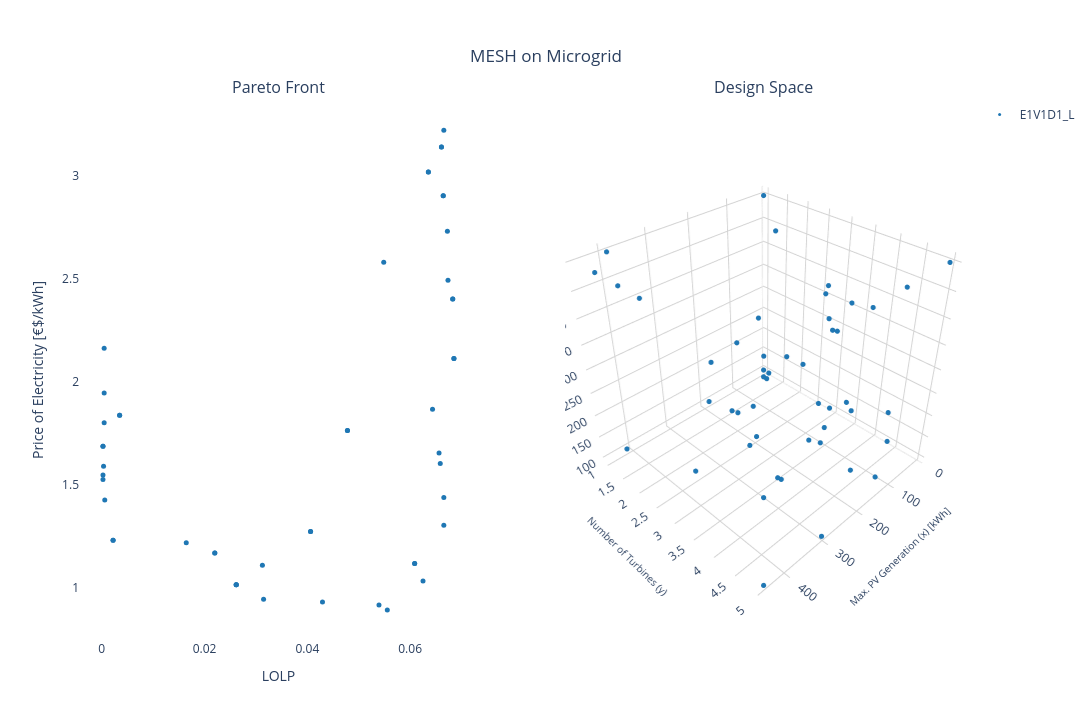

Notebook code for this chart:
### Markdown cell above
#### Plotting MESH - 2D:

### Code cell
# Creating a subplot
fig = make_subplots(rows=1, cols=2, subplot_titles=("Pareto Front", "Design Space"), specs=[[{'type': 'scatter'}, {'type': 'scatter3d'}]])

for i in range(num_dataset):
    fig.add_trace(pareto_front[i], row=1, col=1)
    fig.add_trace(design_space[i], row=1, col=2)

# Setting layout
fig.update_layout(
    showlegend=True,
    # 2D layout
    xaxis=dict(
        title=dict(text='LOLP', font=dict(size=14)),
        #title=dict(text='Price of Electricity [€$/kWh]', font=dict(size=14)),
    ),
    yaxis=dict(
        title=dict(text='Price of Electricity [€$/kWh]', font=dict(size=14)),
        #title=dict(text='(-1) Renewable Factor', font=dict(size=14)),
    ),
    # 3D layout
    scene=dict(
        camera=dict(
          eye=dict(x=1.5,y=1.5,z=1.5)
        ),
        xaxis=dict(
            title=dict(text='Max. PV Generation (x) [kWh]', font=dict(size=10)),
            backgroundcolor='white',  # X-axis background
            gridcolor='lightgray',    # Grid color on X axis 
            showbackground=True       # Show background
        ),
        yaxis=dict(
            title=dict(text='Number of Turbines (y)', font=dict(size=10)),
            backgroundcolor='white',  # Y-axis background
            gridcolor='lightgray',    # Grid color on Y axis
            showbackground=True       # Show background
        ),
        zaxis=dict(
            title=dict(text='Battery Capacity (z) [kWh]', font=dict(size=10)),
            backgroundcolor='white',  # Z-axis background
            gridcolor='lightgray',    # Grid color on Z axis
            showbackground=True       # Show background
        )
    ),
    title=dict(
        text='MESH on Microgrid',
        x=0.5,  # Centering the title
        xanchor='center',
        yanchor='top'
    ),
    #margin=dict(l=0, r=0, b=0, t=0), # Rearrange the margin
    width=1520,   # Figure width (pixels)
    height=720,  # Figure height (pixels)
    paper_bgcolor="white",
    plot_bgcolor='white'
)

# Showing the figure
fig.show()

### Figure 1 — Plotly figure (JSON) as saved in the notebook; plotly's stock layout.template omitted (floating-point values rounded to 4 significant figures)
{"data": [{"marker": {"color": "#1f77b4", "size": 5}, "mode": "markers", "name": "E1V1D1", "showlegend": false, "type": "scatter", "x": [0.06435, 0.06829, 0.06586, 0.06609, 0.06088, 0.06563, 0.0002315, 0.0002315, 0.06655, 0.06644, 0.002199, 0.02616, 0.02616, 0.0003472, 0.06609, 0.06354, 0.0625, 0.06852, 0.06354, 0.02199, 0.06644, 0.06655, 0.000463, 0.06088, 0.02616, 0.04063, 0.06736, 0.0478, 0.06829, 0.002199, 0.05394, 0.03125, 0.04063, 0.003472, 0.06725, 0.0478, 0.0005787, 0.03148, 0.04294, 0.02199, 0.000463, 0.003472, 0.000463, 0.05486, 0.01644, 0.05556, 0.0002315, 0.06852, 0.0002315, 0.06655], "xaxis": "x", "y": [1.868, 2.403, 1.604, 3.14, 1.118, 1.655, 1.549, 1.688, 1.439, 2.904, 1.232, 1.016, 1.016, 1.591, 3.14, 3.018, 1.034, 2.114, 3.018, 1.169, 2.904, 1.305, 1.802, 1.118, 1.016, 1.274, 2.494, 1.764, 2.403, 1.232, 0.918, 1.11, 1.274, 1.838, 2.731, 1.764, 1.427, 0.945, 0.9323, 1.169, 1.946, 1.838, 2.163, 2.581, 1.22, 0.8938, 1.526, 2.114, 1.688, 3.222], "yaxis": "y"}, {"marker": {"color": "#1f77b4", "size": 3}, "mode": "markers", "name": "E1V1D1_L", "scene": "scene", "type": "scatter3d", "x": [404.9, 448.5, 450, 392.0, 225.4, 350.6, 10, 186.8, 383.3, 450, 450, 354.9, 450, 10, 450, 198.4, 413.9, 406.9, 450, 10, 423.8, 360.1, 25.81, 10, 105.0, 10, 402.5, 126.2, 10, 62.48, 136.1, 151.0, 117.4, 450, 366.1, 10, 51.22, 113.5, 127.3, 95.91, 27.94, 65.91, 47.02, 133.2, 95.88, 302.6, 10, 10, 26.7, 450], "y": [4.452, 4.407, 5, 1, 4.943, 3.535, 3.46, 1, 4.684, 2.065, 4.747, 2.382, 5, 1, 5, 4.867, 1, 5, 2.581, 2.631, 4.816, 4.56, 2.862, 4.366, 3.492, 1.162, 3.525, 3.675, 1, 3.003, 3.363, 5, 4.892, 5, 4.24, 2.966, 2.471, 3.483, 1.764, 3.89, 3.364, 3.089, 1.647, 5, 1, 5, 2.916, 5, 1, 1.477], "z": [338.8, 404.9, 289.2, 500, 196.8, 300.6, 124.0, 100, 262.0, 500, 367.2, 100, 100, 500, 490.3, 485.4, 100, 500, 500, 354.9, 465.9, 235.2, 317.1, 100, 134.1, 100, 417.9, 367.5, 100, 143.6, 112.2, 138.4, 257.2, 500, 446.8, 288.0, 206.1, 100, 100, 212.3, 371.0, 408.0, 459.4, 500, 207.8, 100, 100, 500, 240.5, 500]}], "layout": {"annotations": [{"font": {"size": 16}, "showarrow": false, "text": "Pareto Front", "x": 0.225, "xanchor": "center", "xref": "paper", "y": 1, "yanchor": "bottom", "yref": "paper"}, {"font": {"size": 16}, "showarrow": false, "text": "Design Space", "x": 0.775, "xanchor": "center", "xref": "paper", "y": 1, "yanchor": "bottom", "yref": "paper"}], "height": 720, "paper_bgcolor": "white", "plot_bgcolor": "white", "scene": {"camera": {"eye": {"x": 1.5, "y": 1.5, "z": 1.5}}, "domain": {"x": [0.55, 1], "y": [0, 1]}, "xaxis": {"backgroundcolor": "white", "gridcolor": "lightgray", "showbackground": true, "title": {"font": {"size": 10}, "text": "Max. PV Generation (x) [kWh]"}}, "yaxis": {"backgroundcolor": "white", "gridcolor": "lightgray", "showbackground": true, "title": {"font": {"size": 10}, "text": "Number of Turbines (y)"}}, "zaxis": {"backgroundcolor": "white", "gridcolor": "lightgray", "showbackground": true, "title": {"font": {"size": 10}, "text": "Battery Capacity (z) [kWh]"}}}, "showlegend": true, "title": {"text": "MESH on Microgrid", "x": 0.5, "xanchor": "center", "yanchor": "top"}, "width": 1520, "xaxis": {"anchor": "y", "domain": [0, 0.45], "title": {"font": {"size": 14}, "text": "LOLP"}}, "yaxis": {"anchor": "x", "domain": [0, 1], "title": {"font": {"size": 14}, "text": "Price of Electricity [€$/kWh]"}}}}
